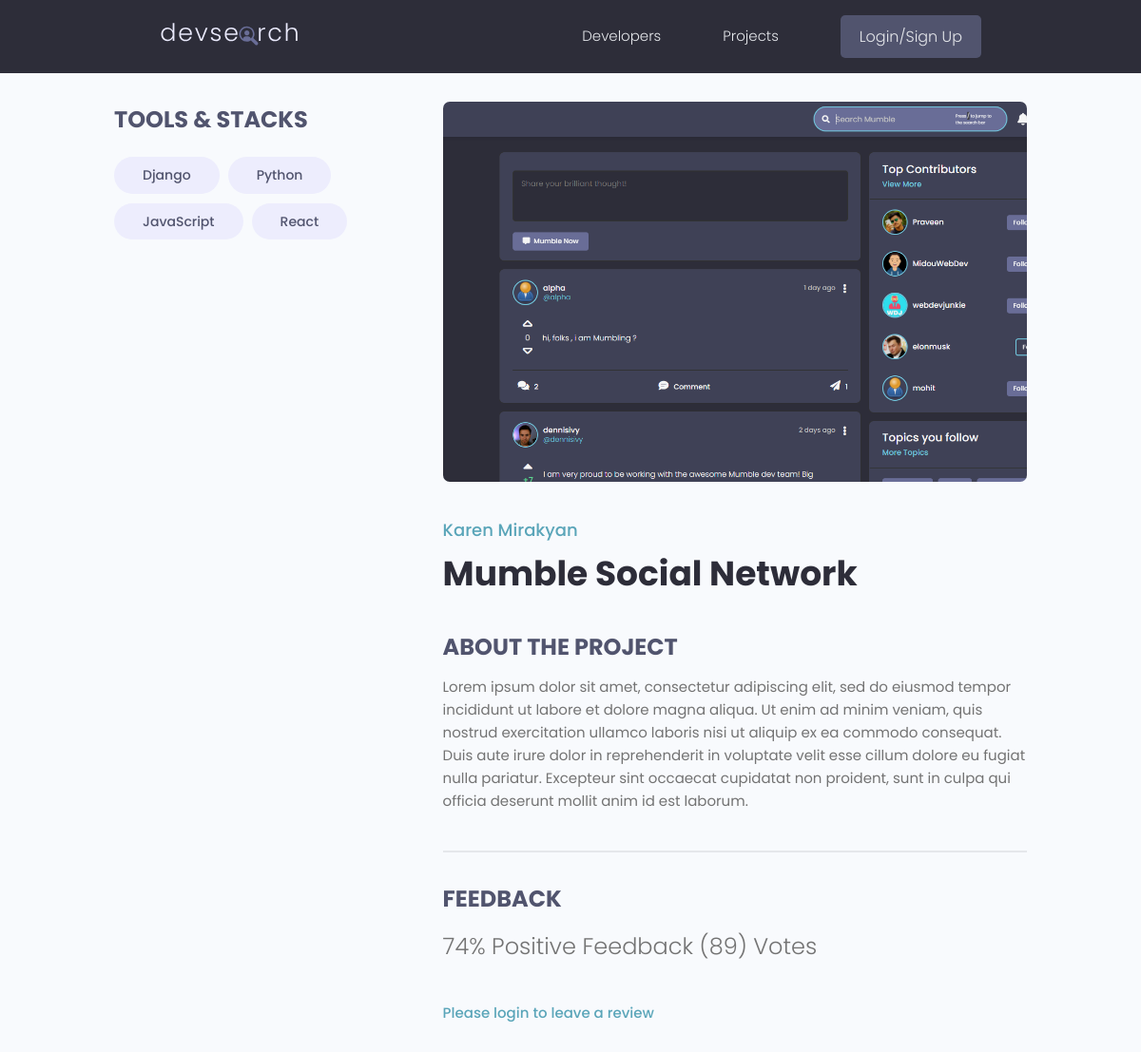
Before: /projects/project/7f3fb4b7-e08b-4c72-bfba-562dbb08f5d8/ with the older database file.
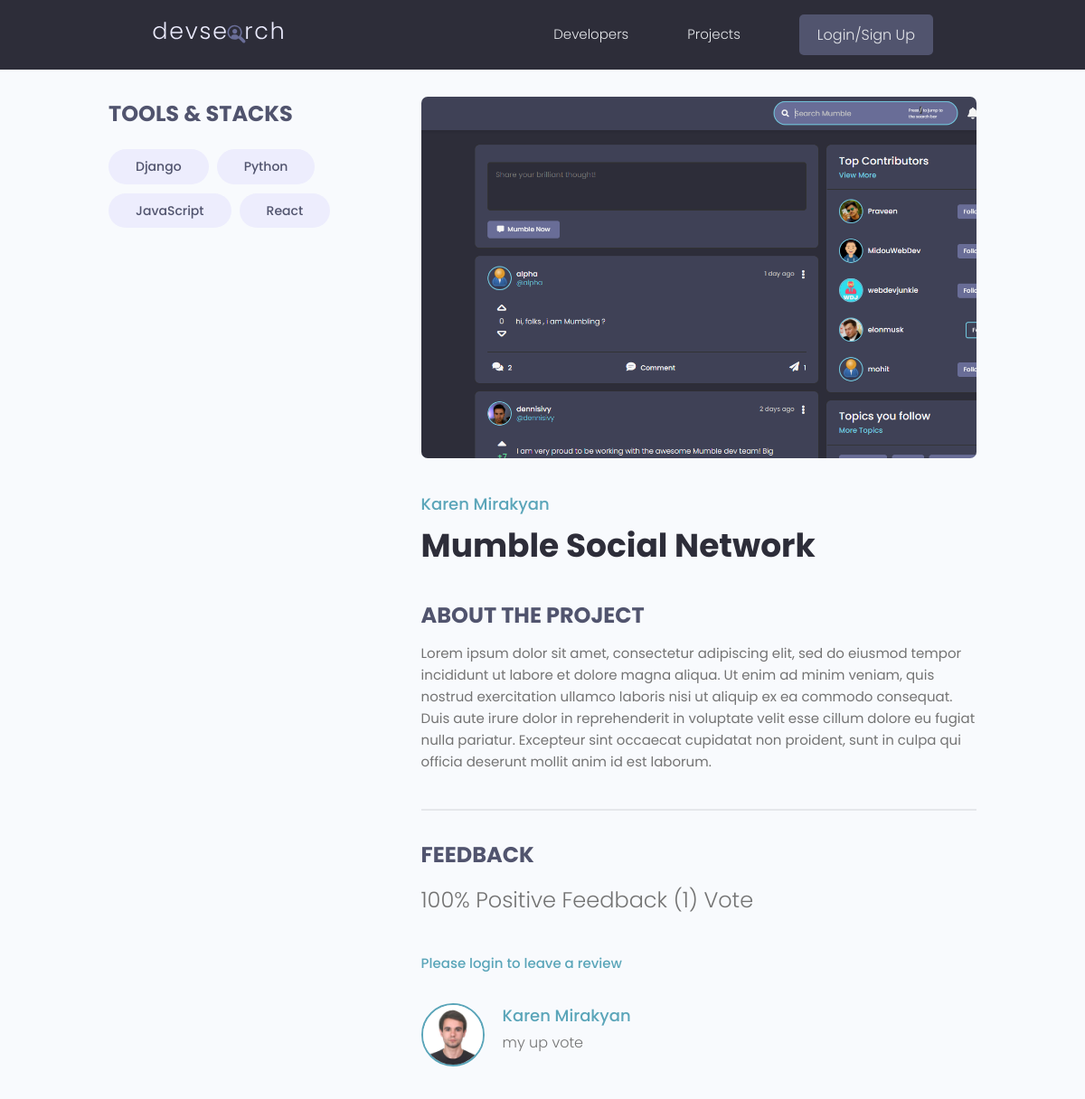
After: the same page with the newer database file.
### projects/models.py (models this page shows, shortened)
class Tag(models.Model):
    name = models.CharField(max_length=200)
    created = models.DateTimeField(auto_now_add=True)
    id = models.UUIDField(default=uuid.uuid4, unique=True, primary_key=True, editable=False)
    def __str__(self):
        return self.name

class Project(models.Model):
    id = models.UUIDField(default=uuid.uuid4, unique=True, primary_key=True, editable=False)
    owner = models.ForeignKey(Profile, null=True, blank=True, on_delete=models.SET_NULL)
    title = models.CharField(max_length=200)
    description = models.TextField(null=True, blank=True)
    featured_image = models.ImageField(null=True, blank=True, default='default.jpg')
    demo_link = models.CharField(max_length=2000, null=True, blank=True)
    source_link = models.CharField(max_length=2000, null=True, blank=True)
    tags = models.ManyToManyField('Tag', blank=True)
    vote_total = models.IntegerField(default=0, null=True, blank=True)
    vote_ratio = models.IntegerField(default=0, null=True, blank=True)
    created = models.DateTimeField(auto_now_add=True)
    class Meta:
        ordering = ['-vote_ratio', '-vote_total', 'title']
    @property
    def reviewers(self):
        queryset = self.review_set.all().values_list('owner__id', flat=True)
        return queryset

class Review(models.Model):
    VOTE_TYPE = (
        ('up', 'Up Vote'),
        ('down', 'Down Vote'),
    )
    owner = models.ForeignKey(Profile, on_delete=models.CASCADE, null=True)
    project = models.ForeignKey(Project, on_delete=models.CASCADE)
    body = models.TextField(null=True, blank=True)
    value = models.CharField(max_length=200, choices=VOTE_TYPE)
    created = models.DateTimeField(auto_now_add=True)
    id = models.UUIDField(default=uuid.uuid4, unique=True,
                          primary_key=True, editable=False)
    class Meta:
        unique_together = [['owner', 'project']]

### users/models.py (models this page shows, shortened)
class Profile(models.Model):
    user = models.OneToOneField(User, on_delete=models.CASCADE, null=True, blank=True)
    name = models.CharField(max_length=200, blank=True, null=True)
    username = models.CharField(max_length=200, blank=True, null=True)
    location = models.CharField(max_length=200, blank=True, null=True)
    email = models.EmailField(max_length=200, blank=True, null=True)
    short_intro = models.CharField(max_length=200, blank=True, null=True)
    bio = models.TextField(blank=True, null=True)
    profile_image = models.ImageField(null=True, blank=True, upload_to='profiles/', default='profiles/user-default.png')
    social_github = models.CharField(max_length=200, blank=True, null=True)
    social_twitter = models.CharField(max_length=200, blank=True, null=True)
    social_linkedin = models.CharField(max_length=200, blank=True, null=True)
    social_youtube = models.CharField(max_length=200, blank=True, null=True)
    social_website = models.CharField(max_length=200, blank=True, null=True)
    created = models.DateTimeField(auto_now_add=True)
    id = models.UUIDField(default=uuid.uuid4, unique=True, primary_key=True, editable=False)

### projects/views.py (the view, shortened to what this page needs)
# urls.py: path('project/<str:pk>/', views.project, name='project'),
def project(request, pk):
    project = Project.objects.get(id=pk)
    form = ReviewForm()
    context = {
        'project': project,
        'form': form
    }
    return render(request, 'projects/single_project.html', context)

### projects/templates/projects/single_project.html (shortened to what this page needs)
{% extends 'main.html' %}
{% block content %}
  <main class="singleProject my-md">
    <div class="container">
      <div class="layout">
        <div class="column column--1of3">
          <h3 class="singleProject__subtitle">Tools & Stacks</h3>
          <div class="singleProject__toolStack">
              {% for tag in project.tags.all %}
                  <span class="tag tag--pill tag--sub tag--lg">
                      <small>{{ tag }}</small>
                  </span>
              {% endfor %}
          </div>
        </div>
        <div class="column column--2of3">
          <img class="singleProject__preview" src="{{ project.featured_image.url}}" alt="portfolio thumbnail" />
          <a href="{% url 'user-profile' project.owner.id %}" class="singleProject__developer">{{ project.owner.name }}</a>
          <h2 class="singleProject__title">{{ project.title}}</h2>
          <h3 class="singleProject__subtitle">About the Project</h3>
          <div class="singleProject__info">
            {{ project.description }}
          </div>
          <div class="comments">
            <h3 class="singleProject__subtitle">Feedback</h3>
            <h5 class="project--rating">
                {{ project.vote_ratio }}% Positive Feedback ({{ project.vote_total}}) Vote{{ project.vote_total|pluralize:'s' }}
            </h5>
            {% if request.user.profile.id in project.reviewers %}
                <p>You have already submitted your review for this project</p>
                {% elif request.user.profile == project.owner %}
                    <p>You can't review your own project </p>
                {% else %}
                    <a href="{% url 'login' %}?next={{ request.path }}">Please login to leave a review</a>
            {% endif %}
            <div class="commentList">
                {% for review in project.review_set.all %}
                    {% if review.body %}
                        <div class="comment">
                            <a href="{% url 'user-profile' review.owner.id %}">
                              <img class="avatar avatar--md"
                                src="{{ review.owner.profile_image.url }}" alt="user" />
                            </a>
                            <div class="comment__details">
                              <a href="{% url 'user-profile' review.owner.id %}" class="comment__author">{{ review.owner.name }}</a>
                              <p class="comment__info">{{ review.body|linebreaks}}</p>
                            </div>
                        </div>
                    {% endif %}
                {% endfor %}
            </div>
          </div>
        </div>
      </div>
    </div>
  </main>
{% endblock %}

Changed rows visible on the page:
changed Project "Mumble Social Network": vote_ratio "74" → "100"; vote_total "89" → "1"
added Review: owner.profile_image (picture), owner.name "Karen Mirakyan", body "my up vote"
